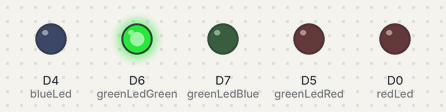
The program below on a simulated ESP8266 (NodeMCU). On the bench: output pins drawn as LEDs (lit = HIGH).

Above: at 2.5 s.
At 5.2 s:
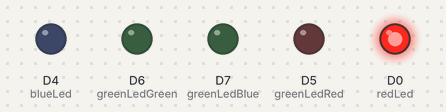
At 5.7 s:
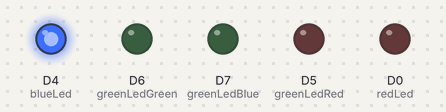
Timing chart, 0 to 7.8 s (numbered marks = the images above):
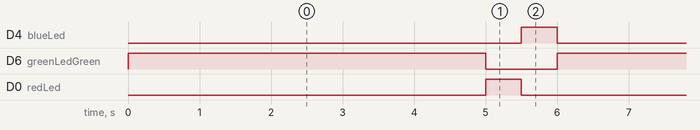

The program:

main.cpp
```cpp
#include <Arduino.h>

int redLed = D0;
int blueLed = D4;
int greenLedRed = D5;
int greenLedGreen = D6;
int greenLedBlue = D7;

void setup() {
  pinMode(redLed, OUTPUT);
  pinMode(blueLed, OUTPUT);
  pinMode(greenLedRed, OUTPUT);
  pinMode(greenLedGreen, OUTPUT);
  pinMode(greenLedBlue, OUTPUT);
}

void loop() {
  analogWrite(greenLedRed, 0);
  analogWrite(greenLedGreen, 255);
  analogWrite(greenLedBlue, 0);

  delay(5000);

  analogWrite(greenLedRed, 0);
  analogWrite(greenLedGreen, 0);
  analogWrite(greenLedBlue, 0);

  digitalWrite(redLed, HIGH);

  delay(500);

  digitalWrite(redLed, LOW);

  digitalWrite(blueLed, HIGH);

  delay(500);

  digitalWrite(blueLed, LOW);
}
```

Measured:
- by itself, D4 (blueLed), D0 (redLed): alternates HIGH for 0.50 s and LOW for 5.5 s
- by itself, D6 (greenLedGreen): alternates HIGH for 5.0 s and LOW for 1.0 s
- by itself, everything shown: repeats every 6.0 s, in 4 steps
